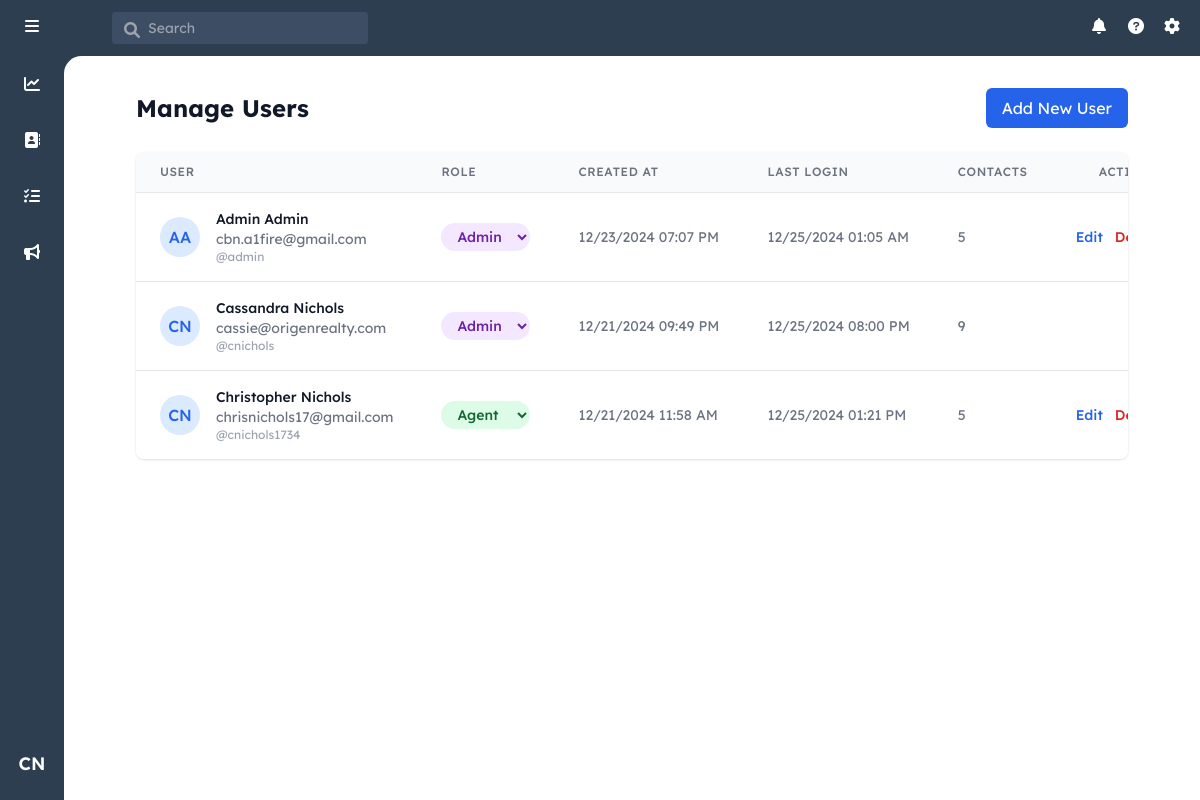
The app's page /manage-users (signed in) with its own data.
### models.py (models this page shows, shortened)
class User(UserMixin, db.Model):
    id = db.Column(db.Integer, primary_key=True)
    username = db.Column(db.String(80), unique=True, nullable=False)
    email = db.Column(db.String(120), unique=True, nullable=False)
    password_hash = db.Column(db.String(128))
    first_name = db.Column(db.String(80), nullable=False)
    last_name = db.Column(db.String(80), nullable=False)
    role = db.Column(db.String(20), nullable=False, default='agent')
    created_at = db.Column(db.DateTime, nullable=False, default=datetime.utcnow)
    last_login = db.Column(db.DateTime)

### routes/auth.py (the view)
@auth_bp.route('/manage-users')
@login_required
@admin_required
def manage_users():
    users = User.query.order_by(User.created_at.desc()).all()
    return render_template('manage_users.html', users=users, format_datetime=format_datetime_cst)

### app.py (called while the page is built)
def create_app():
    app = Flask(__name__)
    app.config.from_object('config.Config')
    db.init_app(app)
    login_manager = LoginManager()
    login_manager.init_app(app)
    login_manager.login_view = 'auth.login'
    app.jinja_env.filters['abs'] = abs
    mail = Mail()
    mail.init_app(app)
    @login_manager.user_loader
    def load_user(user_id):
        return User.query.get(int(user_id))
    register_blueprints(app)
    return app

### routes/auth.py (called while the page is built)
def format_datetime_cst(utc_dt):
    if not utc_dt:
        return 'Never'
    central = pytz.timezone('America/Chicago')
    if utc_dt.tzinfo is None:
        utc_dt = pytz.utc.localize(utc_dt)
    central_dt = utc_dt.astimezone(central)
    return central_dt.strftime('%m/%d/%Y %I:%M %p')

def admin_required(f):
    @wraps(f)
    def decorated_function(*args, **kwargs):
        if not current_user.is_authenticated or current_user.role != 'admin':
            flash('You do not have permission to access this page.', 'error')
            return redirect(url_for('main.index'))
        return f(*args, **kwargs)
    return decorated_function

@auth_bp.before_request
def update_last_login():
    if current_user.is_authenticated:
        current_user.last_login = datetime.utcnow()
        try:
            db.session.commit()
        except:
            db.session.rollback()

### templates/manage_users.html
{% extends "base.html" %}
{% block content %}
<div class="container mx-auto px-4 py-8">
    <div class="max-w-6xl mx-auto">
        <div class="flex justify-between items-center mb-6">
            <h1 class="text-2xl font-bold text-gray-900">Manage Users</h1>
            <a href="{{ url_for('auth.register') }}" class="bg-blue-600 text-white px-4 py-2 rounded-md hover:bg-blue-700">
                Add New User
            </a>
        </div>
        <div class="bg-white rounded-lg shadow overflow-hidden">
            <table class="min-w-full divide-y divide-gray-200">
                <thead class="bg-gray-50">
                    <tr>
                        <th class="px-6 py-3 text-left text-xs font-medium text-gray-500 uppercase tracking-wider">
                            User
                        </th>
                        <th class="px-6 py-3 text-left text-xs font-medium text-gray-500 uppercase tracking-wider">
                            Role
                        </th>
                        <th class="px-6 py-3 text-left text-xs font-medium text-gray-500 uppercase tracking-wider">
                            Created At
                        </th>
                        <th class="px-6 py-3 text-left text-xs font-medium text-gray-500 uppercase tracking-wider">
                            Last Login
                        </th>
                        <th class="px-6 py-3 text-left text-xs font-medium text-gray-500 uppercase tracking-wider">
                            Contacts
                        </th>
                        <th class="px-6 py-3 text-right text-xs font-medium text-gray-500 uppercase tracking-wider">
                            Actions
                        </th>
                    </tr>
                </thead>
                <tbody class="bg-white divide-y divide-gray-200">
                    {% for user in users %}
                    <tr class="hover:bg-gray-50">
                        <td class="px-6 py-4 whitespace-nowrap">
                            <div class="flex items-center">
                                <div class="flex-shrink-0 h-10 w-10 rounded-full bg-blue-100 flex items-center justify-center">
                                    <span class="text-blue-600 font-medium">{{ user.first_name[0] }}{{ user.last_name[0] }}</span>
                                </div>
                                <div class="ml-4">
                                    <div class="text-sm font-medium text-gray-900">
                                        {{ user.first_name }} {{ user.last_name }}
                                    </div>
                                    <div class="text-sm text-gray-500">
                                        {{ user.email }}
                                    </div>
                                    <div class="text-xs text-gray-400">
                                        @{{ user.username }}
                                    </div>
                                </div>
                            </div>
                        </td>
                        <td class="px-6 py-4 whitespace-nowrap">
                            <form method="POST" action="{{ url_for('auth.update_user_role', user_id=user.id) }}" class="inline-flex">
                                <select name="role"
                                        onchange="this.form.submit()"
                                        class="text-sm rounded-full px-3 py-1 font-medium
                                        {% if user.role == 'admin' %}
                                            bg-purple-100 text-purple-800
                                        {% else %}
                                            bg-green-100 text-green-800
                                        {% endif %}
                                        border-0 cursor-pointer hover:bg-opacity-75">
                                    <option value="agent" {% if user.role == 'agent' %}selected{% endif %}>Agent</option>
                                    <option value="admin" {% if user.role == 'admin' %}selected{% endif %}>Admin</option>
                                </select>
                            </form>
                        </td>
                        <td class="px-6 py-4 whitespace-nowrap text-sm text-gray-500">
                            {{ format_datetime(user.created_at) }}
                        </td>
                        <td class="px-6 py-4 whitespace-nowrap text-sm text-gray-500">
                            {{ format_datetime(user.last_login) }}
                        </td>
                        <td class="px-6 py-4 whitespace-nowrap text-sm text-gray-500">
                            {{ user.contacts|length }}
                        </td>
                        <td class="px-6 py-4 whitespace-nowrap text-right text-sm font-medium">
                            <div class="flex justify-end space-x-3">
                                <a href="{{ url_for('auth.edit_user', user_id=user.id) }}"
                                   class="text-blue-600 hover:text-blue-900">
                                    Edit
                                </a>
                                {% if user.id != current_user.id %}
                                <form method="POST" action="{{ url_for('auth.delete_user', user_id=user.id) }}" class="inline">
                                    <button type="submit"
                                            onclick="return confirm('Are you sure you want to delete this user?')"
                                            class="text-red-600 hover:text-red-900">
                                        Delete
                                    </button>
                                </form>
                                {% endif %}
                            </div>
                        </td>
                    </tr>
                    {% endfor %}
                </tbody>
            </table>
        </div>
    </div>
</div>
{% endblock %}

### templates/base.html (shortened to what this page needs)
<!DOCTYPE html>
<html lang="en">
<head>
    <script src="https://cdn.tailwindcss.com"></script>
    <link rel="stylesheet" href="https://cdnjs.cloudflare.com/ajax/libs/font-awesome/6.0.0/css/all.min.css">
</head>
<body class="h-screen flex flex-col bg-[#2d3e50]">
<header class="text-white h-14 items-center justify-between hidden md:flex">
    <div class="flex items-center space-x-12">
        <div class="w-16 flex justify-center pl-1.5">
            <i class="fas fa-bars h-5 w-5"></i>
        </div>
        <div class="relative">
            <i class="fas fa-search h-4 w-4 absolute left-3 top-2.5 text-gray-400"></i>
            <input
                type="text"
                placeholder="Search"
                class="bg-[#3d4d63] text-sm rounded pl-9 pr-4 py-1.5 w-64 focus:outline-none"
            >
        </div>
    </div>
    <div class="flex items-center space-x-4 pr-4 relative">
        {% if current_user.is_authenticated %}
            <i class="fas fa-bell h-5 w-5"></i>
            <i class="fas fa-question-circle h-5 w-5"></i>
            <i class="fas fa-cog h-5 w-5"></i>
        {% else %}
            <a href="{{ url_for('auth.login') }}" class="text-white hover:text-gray-200">
                <i class="fas fa-sign-in-alt h-5 w-5"></i>
            </a>
        {% endif %}
    </div>
</header>
<div class="flex flex-1 overflow-hidden relative">
    <aside class="w-16 flex-col items-center py-4 z-10 hidden md:flex">
        <div class="relative group mb-8">
            <a href="{{ url_for('main.dashboard') }}" class="p-2.5 rounded-lg hover:bg-[#3d4d63] {% if request.endpoint == 'main.dashboard' %}text-orange-500{% else %}text-white{% endif %}">
                <i class="fas fa-chart-line"></i>
            </a>
        </div>
        <div class="relative group mb-8">
            <a href="{{ url_for('main.index') }}" class="p-2.5 rounded-lg hover:bg-[#3d4d63] {% if request.endpoint == 'main.index' %}text-orange-500{% else %}text-white{% endif %}">
                <i class="fas fa-address-book"></i>
            </a>
        </div>
        <div class="relative group mb-8">
            <a href="{{ url_for('tasks.tasks') }}" class="p-2.5 rounded-lg hover:bg-[#3d4d63] {% if request.endpoint == 'tasks.tasks' %}text-orange-500{% else %}text-white{% endif %}">
                <i class="fas fa-tasks"></i>
            </a>
        </div>
        <div class="relative group mb-8">
            <a href="{{ url_for('main.marketing') }}" class="p-2.5 rounded-lg hover:bg-[#3d4d63] {% if request.endpoint == 'main.marketing' %}text-orange-500{% else %}text-white{% endif %}">
                <i class="fas fa-bullhorn"></i>
            </a>
        </div>
        {% if current_user.is_authenticated %}
            <div class="relative group">
                <button
                    id="userIcon"
                    class="w-10 h-10 rounded-full hover:bg-[#3d4d63] text-white flex items-center justify-center text-lg font-semibold transition-colors duration-200"
                >
                    {{ current_user.first_name[0] }}{{ current_user.last_name[0] }}
                </button>
            </div>
        {% endif %}
    </aside>
    <main class="flex-1 overflow-auto bg-white md:absolute inset-0 md:ml-16 md:rounded-tl-[1.1rem] pb-14 md:pb-0">
        <div class="content-wrapper">
            {% block content %}{% endblock %}
        </div>
    </main>
</div>
</body>
</html>

### templates/base.html (style rules this page uses)
body { font-family: "Lexend Deca", Helvetica, Arial, sans-serif; }

### records on screen
User: first_name "C", last_name "N", first_name "Cassandra", last_name "Nichols", email "cassie@origenrealty.com", username "cnichols", role "Admin", created_at "12/21/2024 09:49 PM", last_login "12/25/2024 08:00 PM", contacts|length "9"
User: first_name "A", last_name "A", first_name "Admin", last_name "Admin", email "cbn.a1fire@gmail.com", username "admin", role "Admin", created_at "12/23/2024 07:07 PM", last_login "12/25/2024 01:05 AM", contacts|length "5"
User: first_name "C", last_name "N", first_name "Christopher", last_name "Nichols", email "chrisnichols17@gmail.com", username "cnichols1734", role "Agent", created_at "12/21/2024 11:58 AM", last_login "12/25/2024 01:21 PM", contacts|length "5"
